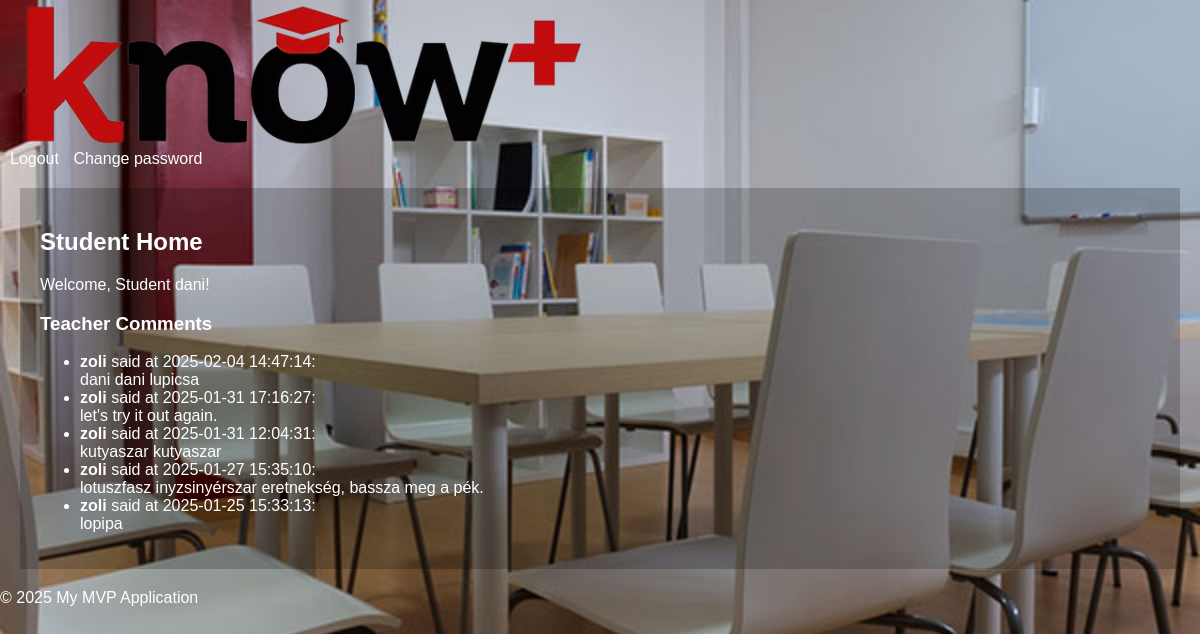
Page /student (signed in) on the committed database.
### models.py (models this page shows, shortened)
class User(db.Model, UserMixin):
    id = db.Column(db.Integer, primary_key=True)
    username = db.Column(db.String(80), unique=True, nullable=False)
    password_hash = db.Column(db.String(128))
    user_type = db.Column(db.Enum(UserType), nullable=False)  # Using UserType enum for role

class Comment(db.Model):
    id = db.Column(db.Integer, primary_key=True)
    teacher_id = db.Column(db.Integer, db.ForeignKey('user.id', ondelete='CASCADE'), nullable=False)
    student_id = db.Column(db.Integer, db.ForeignKey('user.id', ondelete='CASCADE'), nullable=False)
    content = db.Column(db.Text, nullable=False)
    timestamp = db.Column(db.DateTime, default=datetime.utcnow)
    teacher = db.relationship('User', foreign_keys=[teacher_id])
    student = db.relationship('User', foreign_keys=[student_id])

### app.py (the view)
@app.route('/student')
@login_required
def student_home():
    if current_user.user_type != UserType.STUDENT:
        return 'Unauthorized', 403
    teacher_comments = Comment.query.filter_by(student_id=current_user.id).order_by(Comment.timestamp.desc()).all()
    return render_template('student_home.html', teacher_comments=teacher_comments)

### app.py (called while the page is built)
@login_manager.user_loader
def load_user(user_id):
    return User.query.get(int(user_id))  # Load from the unified User model

### templates/student_home.html (shortened to what this page needs)
{% extends 'base.html' %}
{% block content %}
  <div class="teacher_student_container">
    <h2>Student Home</h2>
    {% if admin_view %}
      <div class="alert alert-info" role="alert">
        You are viewing this page as Administrator.
      </div>
      <p>Viewing Student Page: <strong>{{ student.username }}</strong></p>
    {% else %}
      <p>Welcome, Student {{ current_user.username }}!</p>
    {% endif %}
    <h3>Teacher Comments</h3>
    <ul class="list-group">
    {% for comment in teacher_comments %}
        <li class="list-group-item">
            <strong>{{ comment.teacher.username }}</strong> said at {{ comment.timestamp.strftime('%Y-%m-%d %H:%M:%S') }}:
            <br>
            {{ comment.content }}
        </li>
    {% else %}
        <li class="list-group-item">No comments yet.</li>
    {% endfor %}
    </ul>
  </div>
{% endblock %}

### static/css/style.css (style rules this page uses)
body { font-family: sans-serif; margin: 0; padding: 0; color: white; background-image: url('static/img/background.jpg'); background-size: cover; background-position: center; }
.teacher_student_container { padding: 20px; margin: 20px; background-color: rgba(0, 0, 0, 0.2); }

### rows in the picture
User: username "dani"
Comment: teacher.username "zoli", timestamp "2025-02-04 14:47:14", content "dani dani lupicsa"
Comment: teacher.username "zoli", timestamp "2025-01-31 17:16:27", content "let's try it out again."
Comment: teacher.username "zoli", timestamp "2025-01-31 12:04:31", content "kutyaszar kutyaszar"
Comment: teacher.username "zoli", timestamp "2025-01-27 15:35:10", content "lotuszfasz inyzsinyérszar eretnekség, bassza meg a pék."
Comment: teacher.username "zoli", timestamp "2025-01-25 15:33:13", content "lopipa"
